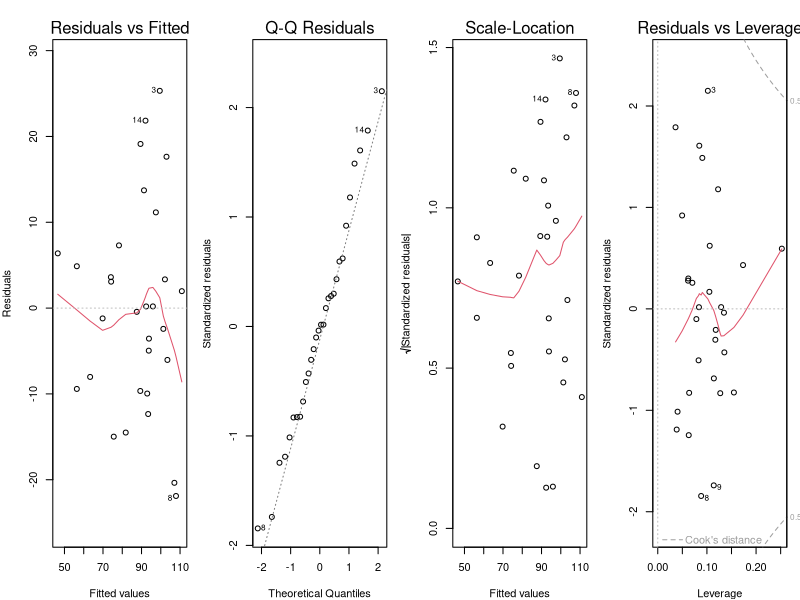
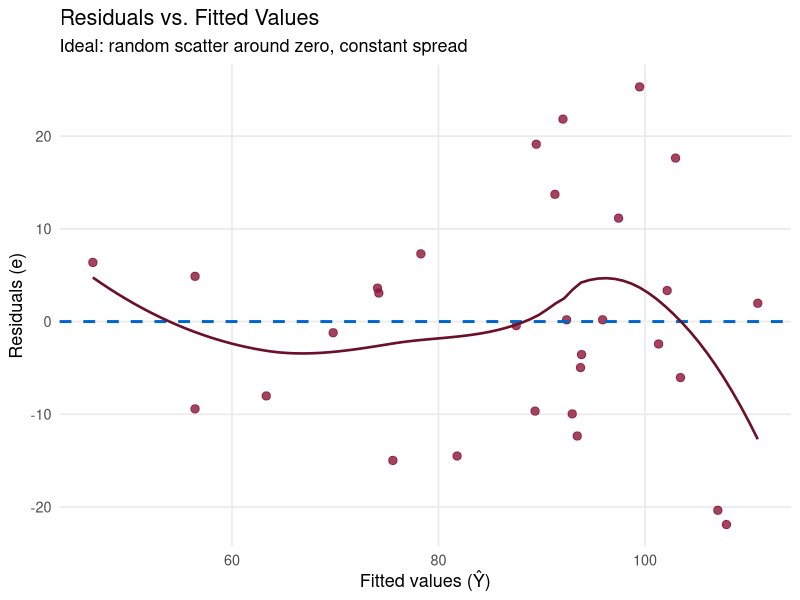
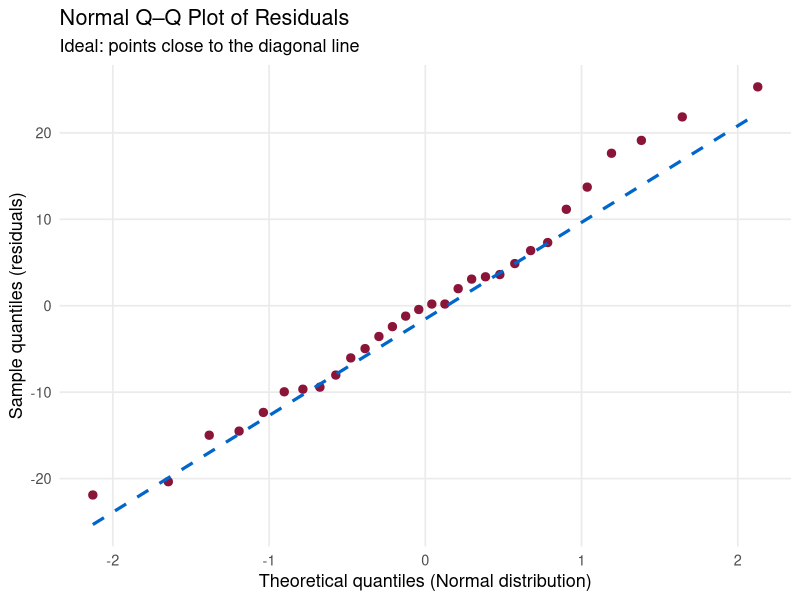
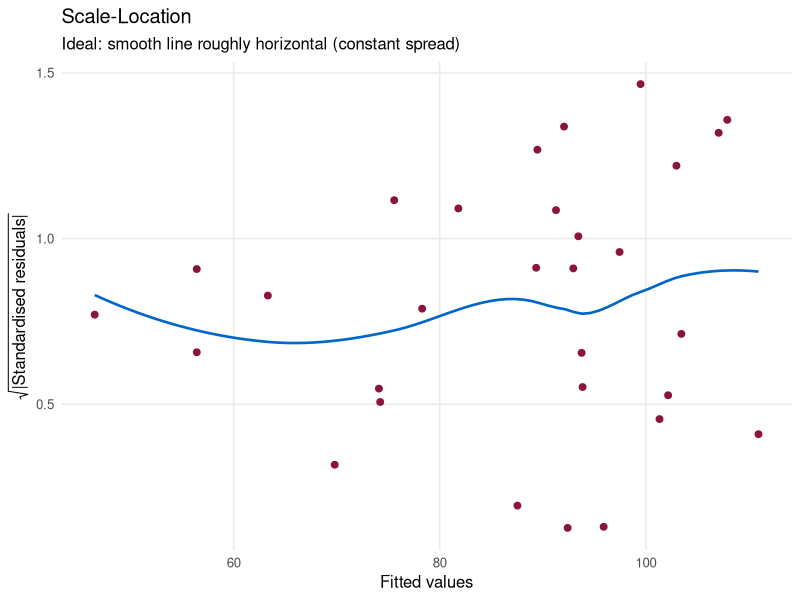

The R script that drew these images, in order:
## ---- chunk 1
knitr::opts_chunk$set(echo = TRUE, warning = FALSE, message = FALSE)
library(ggplot2)
iscal_burgundy      <- "#8B1538"
iscal_dark_burgundy <- "#6B1028"
iscal_gray          <- "#333333"
iscal_light         <- "#F5F5F5"
iscal_blue          <- "#0066CC"

# Reproduce the MLR example from Part II
set.seed(5)
n          <- 30
revenue2   <- round(runif(n, 100, 500), 0)
employees  <- round(runif(n, 10, 80), 0)
profit2    <- round(5 + 0.15*revenue2 + 0.8*employees + rnorm(n, 0, 12), 1)
mlr_model  <- lm(profit2 ~ revenue2 + employees)
## ---- chunk 2
summary(mlr_model)
## ---- chunk 3
confint(mlr_model, level = 0.95)
## ---- chunk 4
summary(mlr_model)
## ---- chunk 5
# Predict profit for revenue = 300, employees = 40
new_obs <- data.frame(revenue2 = 300, employees = 40)
predict(mlr_model, newdata = new_obs)
## ---- chunk 6
predict(mlr_model, newdata = new_obs,
        interval = "prediction", level = 0.95)
## ---- chunk 7
par(mfrow = c(1, 4), mar = c(4, 4, 3, 1))
plot(mlr_model)
## ---- chunk 8
df_diag <- data.frame(
  fitted   = fitted(mlr_model),
  residuals = residuals(mlr_model)
)
ggplot(df_diag, aes(x = fitted, y = residuals)) +
  geom_point(color = iscal_burgundy, size = 2.5, alpha = 0.8) +
  geom_hline(yintercept = 0, linetype = "dashed", color = iscal_blue, linewidth = 1) +
  geom_smooth(method = "loess", se = FALSE, color = iscal_dark_burgundy,
              linewidth = 0.9, linetype = "solid") +
  theme_minimal(base_size = 13) +
  theme(panel.grid.minor = element_blank()) +
  labs(title = "Residuals vs. Fitted Values",
       subtitle = "Ideal: random scatter around zero, constant spread",
       x = "Fitted values (Ŷ)", y = "Residuals (e)")
## ---- chunk 9
df_qq <- data.frame(residuals = residuals(mlr_model))
ggplot(df_qq, aes(sample = residuals)) +
  stat_qq(color = iscal_burgundy, size = 2.5) +
  stat_qq_line(color = iscal_blue, linewidth = 1.1, linetype = "dashed") +
  theme_minimal(base_size = 13) +
  theme(panel.grid.minor = element_blank()) +
  labs(title = "Normal Q–Q Plot of Residuals",
       subtitle = "Ideal: points close to the diagonal line",
       x = "Theoretical quantiles (Normal distribution)",
       y = "Sample quantiles (residuals)")
## ---- chunk 10
df_sl <- data.frame(
  fitted = fitted(mlr_model),
  sqres  = sqrt(abs(rstandard(mlr_model)))
)
ggplot(df_sl, aes(x = fitted, y = sqres)) +
  geom_point(color = iscal_burgundy, size = 2) +
  geom_smooth(method = "loess", se = FALSE,
              color = iscal_blue, linewidth = 0.9) +
  theme_minimal(base_size = 12) +
  theme(panel.grid.minor = element_blank()) +
  labs(x = "Fitted values", y = expression(sqrt("|Standardised residuals|")),
       title = "Scale-Location",
       subtitle = "Ideal: smooth line roughly horizontal (constant spread)")
## ---- chunk 11
# install.packages("lmtest") if needed
library(lmtest)
dwtest(mlr_model)
## ---- chunk 12
# install.packages("car") if needed
library(car)
vif(mlr_model)
